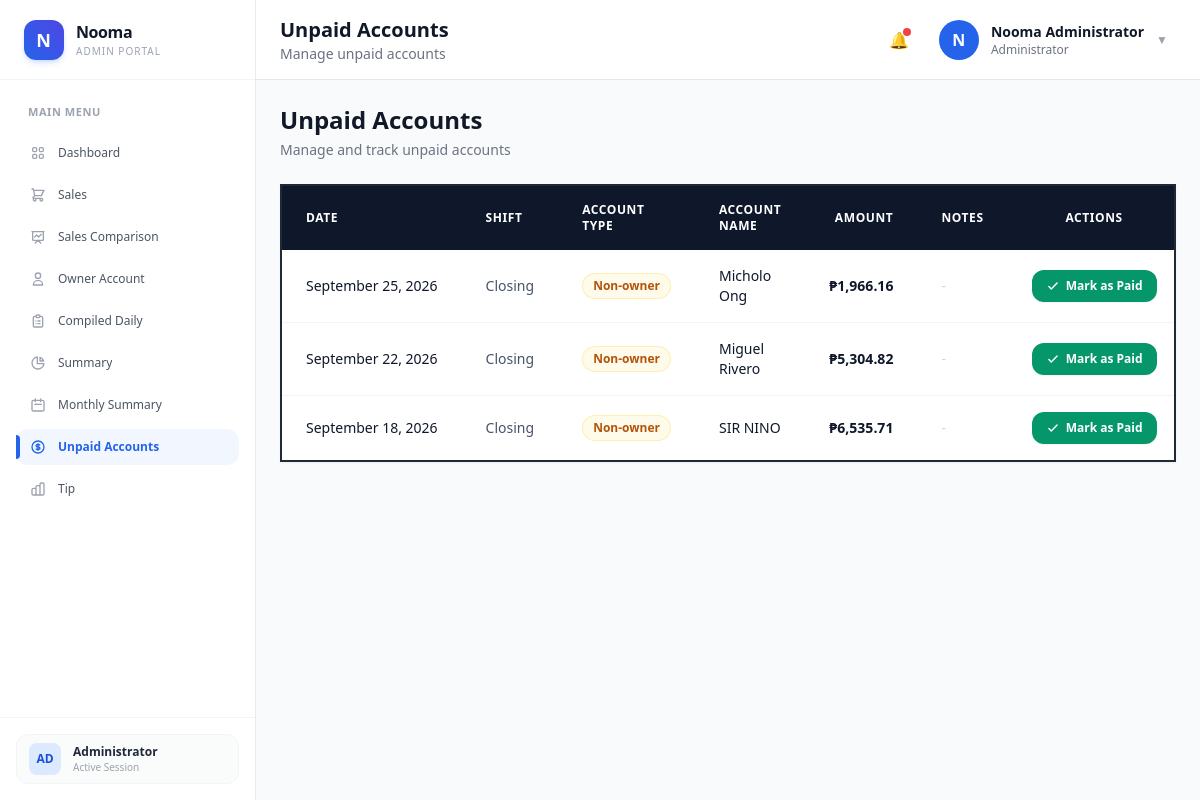
The app's page /frontend/UnpaidAccount/UnpaidAccount.php (signed in), older data.
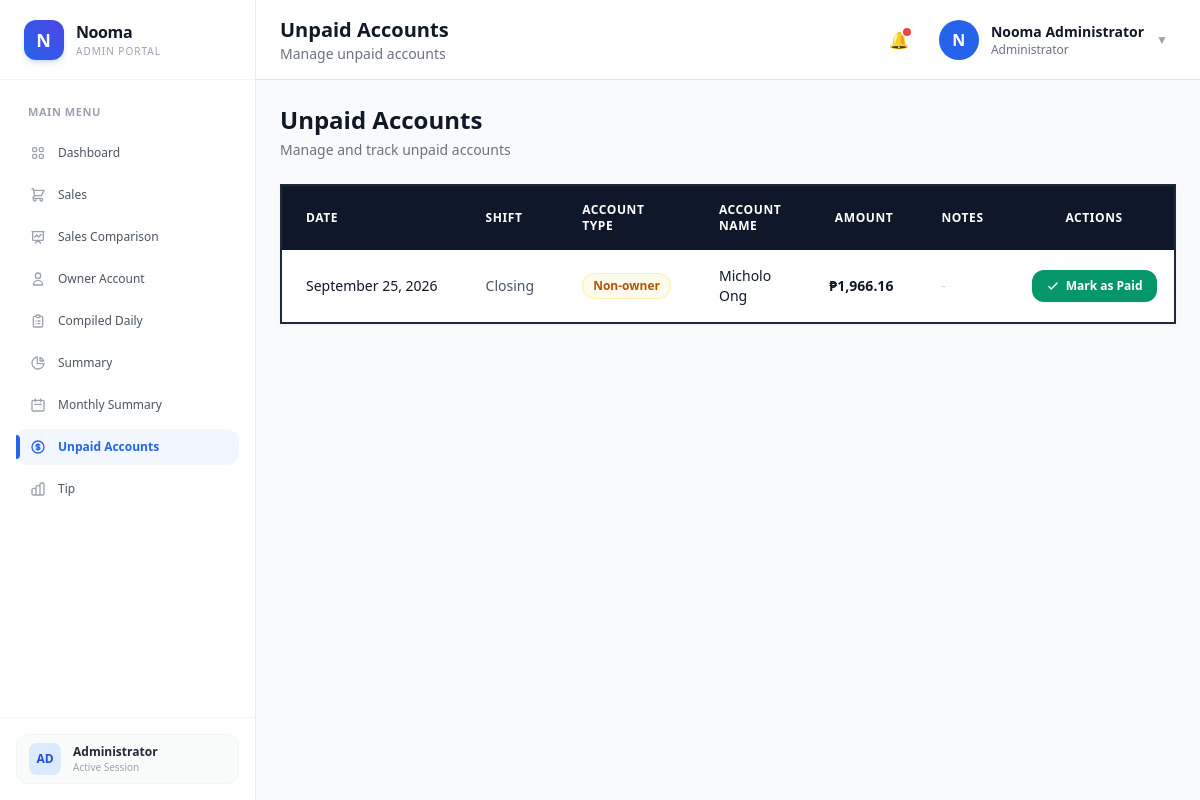
The same page, newer data.
### tables this page shows
CREATE TABLE `daily_reports` (
  `report_id` bigint(20) UNSIGNED NOT NULL,
  `report_number` varchar(50) NOT NULL,
  `report_date` date NOT NULL,
  `shift_name` varchar(50) DEFAULT 'Regular',
  `week_number` tinyint(3) UNSIGNED NOT NULL,
  `cashier_id` bigint(20) UNSIGNED NOT NULL,
  `total_tables` int(10) UNSIGNED NOT NULL DEFAULT 0,
  `total_pax` int(10) UNSIGNED NOT NULL DEFAULT 0,
  `telegram_declared_total` decimal(12,2) NOT NULL DEFAULT 0.00,
  `pos_sales_total` decimal(12,2) NOT NULL DEFAULT 0.00,
  `status` enum('draft','submitted','approved','reopened','voided') NOT NULL DEFAULT 'draft',
  `notes` text DEFAULT NULL,
  `submitted_at` datetime DEFAULT NULL,
  `approved_by` bigint(20) UNSIGNED DEFAULT NULL,
  `approved_at` datetime DEFAULT NULL,
  `created_at` timestamp NOT NULL DEFAULT current_timestamp(),
  `updated_at` timestamp NOT NULL DEFAULT current_timestamp() ON UPDATE current_timestamp()
);

### frontend/UnpaidAccount/UnpaidAccount.php (the view, shortened to what the changed rows need)
<?php
require_once __DIR__ . "/../../backend/config/database.php";
$hasPaidNote = static function ($note): bool {
    return preg_match('/(?:^|[^a-z])paid(?:$|[^a-z])/i', (string) $note) === 1;
};
$unpaidAccounts = [];
$stmt = mysqli_prepare($conn, "SELECT report_id, report_number, report_date, shift_name, notes FROM daily_reports WHERE status <> 'voided' ORDER BY report_date DESC, report_id DESC");
mysqli_stmt_execute($stmt);
$result = mysqli_stmt_get_result($stmt);
while ($row = mysqli_fetch_assoc($result)) {
    $payload = json_decode($row["notes"] ?? "", true);
    if (is_array($payload)) {
        $unpaidAccountNames = [];
        if (!empty($payload["unpaidAccountName"])) {
            $unpaidAccountNames["unpaidAccountName"] = $payload["unpaidAccountName"];
        }
        foreach ($unpaidAccountNames as $nameField => $accountName) {
            $accountIndex = $nameField === "unpaidAccountName" ? "" : substr($nameField, strlen("unpaidAccountName_"));
            $amountField = $accountIndex === "" ? "unpaidAccountAmount" : "unpaidAccountAmount_" . $accountIndex;
            $noteField = $accountIndex === "" ? "unpaidAccountNote" : "unpaidAccountNote_" . $accountIndex;
            $accountName = trim((string) $accountName);
            $accountAmount = (float) str_replace(",", "", (string) ($payload[$amountField] ?? 0));
            $accountNote = $payload[$noteField] ?? "";
            if ($accountName !== "" && $accountAmount > 0 && !$hasPaidNote($accountNote)) {
                $unpaidAccounts[] = [
                    "report_id" => $row["report_id"],
                    "report_number" => $row["report_number"],
                    "report_date" => $row["report_date"],
                    "shift_name" => $row["shift_name"],
                    "account_type" => "non-owner",
                    "account_name" => $accountName,
                    "amount" => $accountAmount,
                    "field_index" => $accountIndex
                ];
            }
        }
    }
}
$ownerAccountNames = [];
$ownerNamesResult = mysqli_query($conn, "SELECT account_holder_id, account_name FROM account_holders WHERE account_type = 'owner' AND is_active = 1");
if ($ownerNamesResult) {
    while ($row = mysqli_fetch_assoc($ownerNamesResult)) {
        $ownerAccountNames[$row["account_holder_id"]] = $row["account_name"];
    }
}
?>
<!DOCTYPE html>
<html lang="en">
<head>
    <script src="https://cdn.tailwindcss.com"></script>
</head>
<body class="bg-gray-50 text-gray-900">
<?php include "../Components/sidebar.php"; ?>
<div class="lg:ml-64 min-h-screen">
    <?php include "../Components/navbar.php"; ?>
    <main class="p-4 md:p-6">
        <div class="mb-6">
            <h2 class="text-2xl font-bold">Unpaid Accounts</h2>
        </div>
        <div class="bg-white border-2 border-gray-800 shadow-sm overflow-hidden">
            <div class="overflow-x-auto">
                <table class="w-full text-left border-collapse">
        <thead>
            <tr class="bg-slate-900 text-white text-xs font-semibold tracking-wider uppercase">
                <th class="px-6 py-4">Date</th>
                <th class="px-6 py-4">Shift</th>
                <th class="px-6 py-4">Account Type</th>
                <th class="px-6 py-4">Account Name</th>
                <th class="px-6 py-4 text-right">Amount</th>
                <th class="px-6 py-4">Notes</th>
                <th class="px-6 py-4 text-center">Actions</th>
            </tr>
        </thead>
        <tbody class="divide-y divide-slate-100 text-sm text-slate-700">
            <?php if (empty($unpaidAccounts)): ?>
                <tr>
                    <td colspan="7" class="px-6 py-12 text-center">
                        <div class="flex flex-col items-center justify-center space-y-3">
                            <div class="w-12 h-12 rounded-full bg-slate-100 flex items-center justify-center text-slate-400">
                                <svg class="w-6 h-6" fill="none" stroke="currentColor" viewBox="0 0 24 24">
                                    <path stroke-linecap="round" stroke-linejoin="round" stroke-width="1.5" d="M9 12h6m-6 4h6m2 5H7a2 2 0 01-2-2V5a2 2 0 012-2h5.586a1 1 0 01.707.293l5.414 5.414a1 1 0 01.293.707V19a2 2 0 01-2 2z"></path>
                                </svg>
                            </div>
                            <p class="text-sm font-medium text-slate-500">No unpaid accounts found.</p>
                        </div>
                    </td>
                </tr>
            <?php else: ?>
                <?php foreach ($unpaidAccounts as $account): ?>
                    <tr class="transition-colors hover:bg-slate-50/80 group">
                        <td class="px-6 py-4 font-medium text-slate-900 whitespace-nowrap">
                            <?= date("F d, Y", strtotime($account["report_date"])) ?>
                        </td>
                        <td class="px-6 py-4 text-slate-600 whitespace-nowrap">
                            <?= htmlspecialchars($account["shift_name"]) ?>
                        </td>
                        <td class="px-6 py-4 whitespace-nowrap">
                            <?php if ($account["account_type"] === "owner"): ?>
                                <span class="inline-flex items-center px-2.5 py-1 rounded-full text-xs font-semibold bg-purple-50 text-purple-700 border border-purple-200/60">
                                    Owner
                                </span>
                            <?php else: ?>
                                <span class="inline-flex items-center px-2.5 py-1 rounded-full text-xs font-semibold bg-amber-50 text-amber-700 border border-amber-200/60">
                                    <?= ucfirst($account["account_type"]) ?>
                                </span>
                            <?php endif; ?>
                        </td>
                        <td class="px-6 py-4 font-medium text-slate-900">
                            <?php if ($account["account_type"] === "owner"): ?>
                                <?= htmlspecialchars($ownerAccountNames[$account["account_id"]] ?? "Owner account #" . $account["account_id"]) ?>
                            <?php else: ?>
                                <?= htmlspecialchars($account["account_name"]) ?>
                            <?php endif; ?>
                        </td>
                        <td class="px-6 py-4 text-right font-bold text-slate-900 whitespace-nowrap">
                            ₱<?= number_format($account["amount"], 2) ?>
                        </td>
                        <td class="px-6 py-4 text-slate-600 max-w-xs truncate">
                            <?php if ($account["account_type"] === "owner" && !empty($account["note"])): ?>
                                <?= htmlspecialchars($account["note"]) ?>
                            <?php else: ?>
                                <span class="text-slate-300">-</span>
                            <?php endif; ?>
                        </td>
                        <td class="px-6 py-4 text-center whitespace-nowrap">
                            <button
                                type="button"
                                class="inline-flex items-center justify-center px-3.5 py-2 bg-emerald-600 hover:bg-emerald-700 text-white text-xs font-semibold rounded-xl shadow-sm hover:shadow transition-all duration-200 focus:outline-none focus:ring-2 focus:ring-emerald-500/20 active:scale-95"
                                data-report-id="<?= (int) $account["report_id"] ?>"
                                data-account-type="<?= htmlspecialchars($account["account_type"]) ?>"
                                <?php if ($account["account_type"] === "owner"): ?>
                                    data-account-id="<?= (int) $account["account_id"] ?>"
                                <?php else: ?>
                                    data-field-index="<?= htmlspecialchars($account["field_index"]) ?>"
                                <?php endif; ?>
                            >
                                <svg class="w-3.5 h-3.5 mr-1.5" fill="none" stroke="currentColor" viewBox="0 0 24 24">
                                    <path stroke-linecap="round" stroke-linejoin="round" stroke-width="2.5" d="M5 13l4 4L19 7"></path>
                                </svg>
                                Mark as Paid
                            </button>
                        </td>
                    </tr>
                <?php endforeach; ?>
            <?php endif; ?>
        </tbody>
    </table>
            </div>
        </div>
    </main>
</div>
</body>
</html>

### frontend/Components/sidebar.php (shortened to what the changed rows need)
<?php
$current_page = basename($_SERVER['PHP_SELF']);
?>
<aside
    id="sidebar"
    class="fixed left-0 top-0 z-40 w-64 h-screen bg-white border-r border-gray-200/80 transform -translate-x-full lg:translate-x-0 transition-transform duration-300 ease-in-out flex flex-col justify-between"
>
    <div>
        <nav class="p-4 space-y-1.5 overflow-y-auto max-h-[calc(100vh-5rem)]">
            <?php
            $navItems = [
                ['name' => 'Dashboard', 'file' => 'admin.php', 'url' => '../Dashboard/admin.php', 'icon' => 'M4 6a2 2 0 012-2h2a2 2 0 012 2v2a2 2 0 01-2 2H6a2 2 0 01-2-2V6zM14 6a2 2 0 012-2h2a2 2 0 012 2v2a2 2 0 01-2 2h-2a2 2 0 01-2-2V6zM4 16a2 2 0 012-2h2a2 2 0 012 2v2a2 2 0 01-2 2H6a2 2 0 01-2-2v-2zM14 16a2 2 0 012-2h2a2 2 0 012 2v2a2 2 0 01-2 2h-2a2 2 0 01-2-2v-2z'],
                ['name' => 'Sales', 'file' => 'sales.php', 'url' => '../Sales/sales.php', 'icon' => 'M3 3h2l.4 2M7 13h10l4-8H5.4M7 13L5.4 5M7 13l-2.293 2.293c-.63.63-.184 1.707.707 1.707H17m0 0a2 2 0 100 4 2 2 0 000-4zm-8 2a2 2 0 11-4 0 2 2 0 014 0z'],
                ['name' => 'Sales Comparison', 'file' => 'inventory.php', 'url' => '../Inventory/inventory.php', 'icon' => 'M7 12l3-3 3 3 4-4M8 21l4-4 4 4M3 4h18M4 4h16v12a1 1 0 01-1 1H5a1 1 0 01-1-1V4z'],
                ['name' => 'Owner Account', 'file' => 'ownerAccount.php', 'url' => '../OwnersAccount/ownerAccount.php', 'icon' => 'M16 7a4 4 0 11-8 0 4 4 0 018 0zM12 14a7 7 0 00-7 7h14a7 7 0 00-7-7z'],
                ['name' => 'Compiled Daily', 'file' => 'dailySummary.php', 'url' => '../Daily_Summary/dailySummary.php', 'icon' => 'M9 5H7a2 2 0 00-2 2v12a2 2 0 002 2h10a2 2 0 002-2V7a2 2 0 00-2-2h-2M9 5a2 2 0 002 2h2a2 2 0 002-2M9 5a2 2 0 012-2h2a2 2 0 012 2m-3 7h3m-3 4h3m-6-4h.01M9 16h.01'],
                ['name' => 'Summary', 'file' => 'summary.php', 'url' => '../Summary/summary.php', 'icon' => 'M11 3.055A9.001 9.001 0 1020.945 13H11V3.055zM20.488 9H15V3.512A9.025 9.025 0 0120.488 9z'],
                ['name' => 'Monthly Summary', 'file' => 'monthlySummary.php', 'url' => '../Monthly_summary/monthlySummary.php', 'icon' => 'M8 7V3m8 4V3m-9 8h10M5 21h14a2 2 0 002-2V7a2 2 0 00-2-2H5a2 2 0 00-2 2v12a2 2 0 002 2z'],
                ['name' => 'Unpaid Accounts', 'file' => 'UnpaidAccount.php', 'url' => '../UnpaidAccount/UnpaidAccount.php', 'icon' => 'M12 8c-1.657 0-3 .895-3 2s1.343 2 3 2 3 .895 3 2-1.343 2-3 2m0-8c1.11 0 2.08.402 2.599 1M12 8V7m0 1v8m0 0v1m0-1c-1.11 0-2.08-.402-2.599-1M21 12a9 9 0 11-18 0 9 9 0 0118 0z'],
                ['name' => 'Tip', 'file' => 'tip.php', 'url' => '../Tip/tip.php', 'icon' => 'M9 19v-6a2 2 0 00-2-2H5a2 2 0 00-2 2v6a2 2 0 002 2h2a2 2 0 002-2zm0 0V9a2 2 0 012-2h2a2 2 0 012 2v10m-6 0a2 2 0 002 2h2a2 2 0 002-2m0 0V5a2 2 0 012-2h2a2 2 0 012 2v14a2 2 0 01-2 2h-2a2 2 0 01-2-2z']
            ];
            foreach ($navItems as $item):
                $isActive = ($current_page === $item['file']);
            ?>
                <a
                    href="<?= $item['url'] ?>"
                    class="group relative flex items-center gap-3 px-3.5 py-2.5 rounded-xl text-xs font-medium transition-all duration-200 <?= $isActive ? 'bg-blue-50/80 text-blue-600 font-semibold shadow-2xs' : 'text-gray-600 hover:bg-gray-50 hover:text-gray-900' ?>"
                >
                    <?php if ($isActive): ?>
                        <div class="absolute left-0 inset-y-1.5 w-1 bg-blue-600 rounded-r-full"></div>
                    <?php endif; ?>
                    <svg class="w-4 h-4 transition-transform group-hover:scale-110 <?= $isActive ? 'text-blue-600' : 'text-gray-400 group-hover:text-gray-600' ?>" fill="none" stroke="currentColor" viewBox="0 0 24 24">
                        <path stroke-linecap="round" stroke-linejoin="round" stroke-width="2" d="<?= $item['icon'] ?>"></path>
                    </svg>
                    <span class="truncate"><?= $item['name'] ?></span>
                </a>
            <?php endforeach; ?>
        </nav>
    </div>
</aside>

Row changes from the older to the newer data that the page shows:
no longer on this page (row edited): daily_reports: report_date "September 22, 2026", shift_name "Closing", account_type "Non-owner", account_name "Miguel Rivero", amount "5,304.82"
no longer on this page (row edited): daily_reports: report_date "September 18, 2026", shift_name "Closing", account_type "Non-owner", account_name "SIR NINO", amount "6,535.71"
